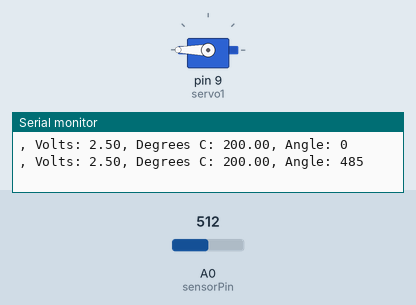
Simulated run of this sketch. Board: Arduino Uno, built with avr-gcc and run on an emulated ATmega328P. On the bench: servo, the last lines printed to the serial monitor. The test bench sets the inputs (shaded band); at power-on: A0 (sensorPin) = 512.

Above: at 1.8 s.
1.9 s: A0 (sensorPin) set to 122
At 2.5 s:
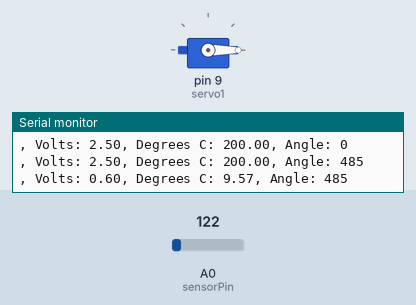
3.5 s: A0 (sensorPin) set to 154
5.2 s: A0 (sensorPin) set to 164
At 6.9 s:
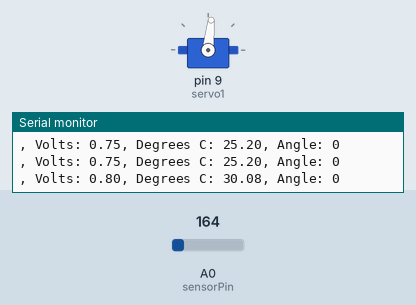
7.5 s: A0 (sensorPin) set to 306
At 8.5 s:
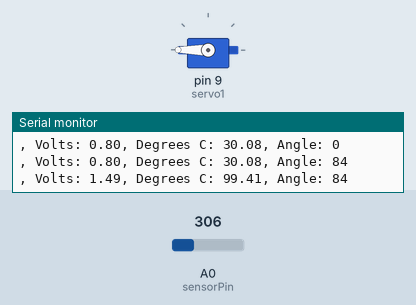
Timing chart, 0 to 10.5 s (numbered marks = the images above; inputs shaded):
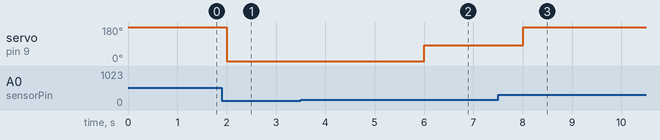

The sketch:

temprature_sensor1.ino
```cpp
#include <Servo.h>
Servo servo1;

float tempC;
int const sensorPin = A0;
int temperature;
int angle;

void setup()
{
  Serial.begin(9600);
  servo1.attach(9);
}

void loop()
{
  int sensorVal = analogRead(sensorPin);
  float voltage = (sensorVal/1024.0) * 5.0;
  Serial.print(", Volts: ");
  Serial.print(voltage);
  Serial.print(", Degrees C: ");
  float temperature = (voltage - .5) * 100;
  Serial.print(temperature);
  Serial.print(", Angle: ");
  Serial.println(angle);

    if (temperature > 30)
    {
      temperature = constrain(temperature, 30, 90);
      angle = map(temperature, 31, 125, 90, 720);
      servo1.write(angle);

    }
    else
    {
      angle = map(sensorPin, 0, 1023, 0, 0);
      servo1.write(angle);

    }
  delay(1000);
}
```

Measured:
- the behaviour switches between 163 and 164 on A0 (sensorPin) (found by bisection; images 1 and 2)
- after the input at 1.9 s, servo on pin 9 (servo1): 180° → 0° after 0.10 s
- after the input at 5.2 s, servo on pin 9 (servo1): 0° → 84° after 0.81 s
- after the input at 7.5 s, servo on pin 9 (servo1): 84° → 180° after 0.51 s
